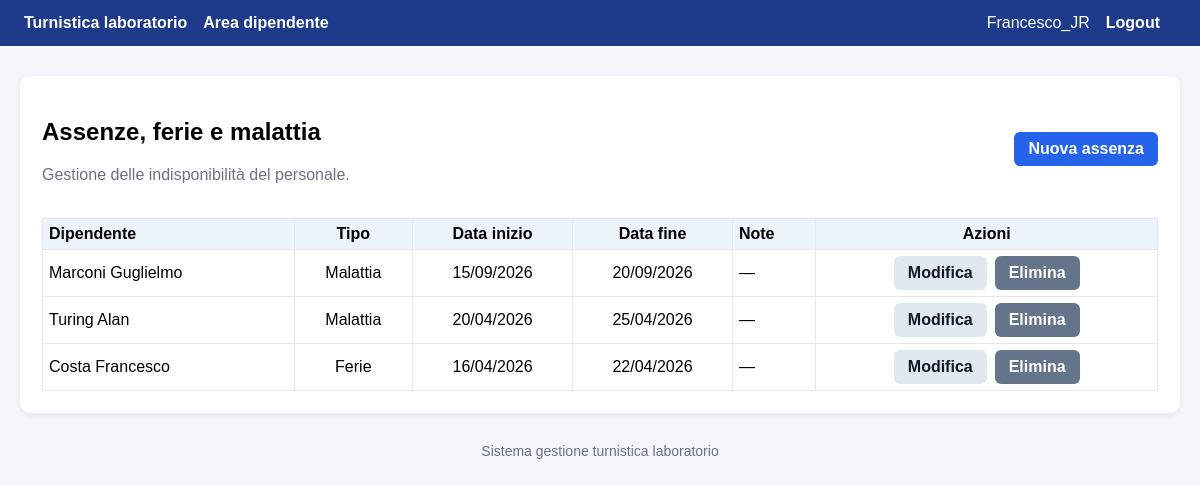
/assenze/ (signed in), run on the app's committed database.
### scheduler/models.py (models this page shows, shortened)
class Assenza(models.Model):
    TIPI = [
        ("ferie", "Ferie"),
        ("malattia", "Malattia"),
        ("permesso", "Permesso"),
        ("assenza", "Assenza"),
    ]
    dipendente = models.ForeignKey(
        Dipendente,
        on_delete=models.CASCADE,
        related_name="assenze"
    )
    tipo = models.CharField(max_length=20, choices=TIPI)
    data_inizio = models.DateField()
    data_fine = models.DateField()
    note = models.TextField(blank=True)
    class Meta:
        ordering = ["-data_inizio", "dipendente__cognome"]
        verbose_name = "Assenza"
        verbose_name_plural = "Assenze"

class Dipendente(models.Model):
    LIVELLI = [
        ("senior", "Senior"),
        ("junior", "Junior"),
    ]
    TIPI_CONTRATTO = [
        ("full_time", "Full-time"),
        ("part_time", "Part-time"),
    ]
    utente = models.OneToOneField(User, on_delete=models.SET_NULL, null=True, blank=True)
    nome = models.CharField(max_length=100)
    cognome = models.CharField(max_length=100)
    data_nascita = models.DateField(null=True, blank=True)
    livello = models.CharField(max_length=10, choices=LIVELLI)
    tipo_contratto = models.CharField(
        max_length=20,
        choices=TIPI_CONTRATTO,
        default="full_time"
    )
    attivo = models.BooleanField(default=True)
    class Meta:
        ordering = ["cognome", "nome"]
        verbose_name = "Dipendente"
        verbose_name_plural = "Dipendenti"

### scheduler/views.py (the view)
# urls.py: path("assenze/", assenze_lista, name="assenze_lista"),
@login_required
def assenze_lista(request):
    if not utente_admin(request.user):
        messages.error(request, "Accesso riservato agli amministratori.")
        return redirect("smista_dashboard")
    assenze = Assenza.objects.select_related("dipendente").all()
    return render(
        request,
        "scheduler/assenze_lista.html",
        {"assenze": assenze}
    )

### scheduler/views.py (called while the page is built)
def utente_admin(user):
    return user.is_authenticated and (
        user.is_superuser or user.groups.filter(name="Amministratori").exists()
    )

### scheduler/templates/scheduler/assenze_lista.html (shortened to what this page needs)
{% extends "scheduler/base.html" %}
{% block content %}
<div class="card">
    <div class="top-actions">
        <div>
            <h2>Assenze, ferie e malattia</h2>
            <p class="muted">Gestione delle indisponibilità del personale.</p>
        </div>
        <div>
            <a class="btn" href="{% url 'assenza_nuova' %}">Nuova assenza</a>
        </div>
    </div>
    <div style="overflow-x:auto;">
        <table>
            <thead>
                <tr>
                    <th class="text-left">Dipendente</th>
                    <th>Tipo</th>
                    <th>Data inizio</th>
                    <th>Data fine</th>
                    <th class="text-left">Note</th>
                    <th>Azioni</th>
                </tr>
            </thead>
            <tbody>
                {% for assenza in assenze %}
                <tr>
                    <td class="text-left">{{ assenza.dipendente.cognome }} {{ assenza.dipendente.nome }}</td>
                    <td>{{ assenza.get_tipo_display }}</td>
                    <td>{{ assenza.data_inizio|date:"d/m/Y" }}</td>
                    <td>{{ assenza.data_fine|date:"d/m/Y" }}</td>
                    <td class="text-left">{{ assenza.note|default:"—" }}</td>
                    <td>
                        <div style="display:flex; gap:8px; justify-content:center; flex-wrap:wrap;">
                            <a class="btn btn-light" href="{% url 'assenza_modifica' assenza.id %}">Modifica</a>
                            <a class="btn btn-secondary" href="{% url 'assenza_elimina' assenza.id %}">Elimina</a>
                        </div>
                    </td>
                </tr>
                {% empty %}
                <tr>
                    <td colspan="6">Nessuna assenza presente.</td>
                </tr>
                {% endfor %}
            </tbody>
        </table>
    </div>
</div>
{% endblock %}

### scheduler/templates/scheduler/base.html (shortened to what this page needs)
<!DOCTYPE html>
<html lang="it">
<head>
</head>
<body>
<nav>
<div class="nav-left">
<a href="{% url 'smista_dashboard' %}">Turnistica laboratorio</a>
{% if user.is_authenticated %}
<a href="{% url 'dipendente_dashboard' %}">Area dipendente</a>
{% endif %}
</div>
<div class="nav-right">
{% if user.is_authenticated %}
<span style="margin-right:16px;">
{{ user.username }}
</span>
<a href="{% url 'logout_view' %}">Logout</a>
{% else %}
<a href="{% url 'login_view' %}">Login</a>
{% endif %}
</div>
</nav>
<div class="container">
{% block content %}{% endblock %}
</div>
<footer>
Sistema gestione turnistica laboratorio
</footer>
</body>
</html>

### scheduler/templates/scheduler/base.html (style rules this page uses)
body { font-family: Arial, Helvetica, sans-serif; background:#f4f6fb; margin:0; padding:0; }
nav { background:#1e3a8a; color:white; padding:14px 24px; display:flex; justify-content:space-between; align-items:center; }
nav a { color:white; text-decoration:none; margin-right:16px; font-weight:600; }
.nav-left { display:flex; align-items:center; }
.nav-right { display:flex; align-items:center; }
.container { max-width:1200px; margin:30px auto; padding:0 20px; }
.card { background:white; border-radius:10px; padding:22px; margin-bottom:24px; box-shadow:0 2px 6px rgba(0,0,0,0.08); }
.btn { display:inline-block; background:#2563eb; color:white; padding:8px 14px; border-radius:6px; text-decoration:none; font-weight:600; }
.btn-secondary { background:#64748b; }
.btn-light { background:#e2e8f0; color:#111827; }
table { border-collapse:collapse; width:100%; }
th, td { border:1px solid #e5e7eb; padding:6px; text-align:center; }
th { background:#edf3fb; }
.text-left { text-align:left; }
.top-actions { display:flex; justify-content:space-between; align-items:center; margin-bottom:18px; }
.muted { color:#6b7280; }
footer { text-align:center; color:#6b7280; font-size:14px; margin-top:30px; padding-bottom:20px; }

### data on the page
Assenza: dipendente.cognome "Marconi", dipendente.nome "Guglielmo", tipo "Malattia", data_inizio "15/09/2026", data_fine "20/09/2026", note "—"
Assenza: dipendente.cognome "Turing", dipendente.nome "Alan", tipo "Malattia", data_inizio "20/04/2026", data_fine "25/04/2026", note "—"
Assenza: dipendente.cognome "Costa", dipendente.nome "Francesco", tipo "Ferie", data_inizio "16/04/2026", data_fine "22/04/2026", note "—"

### other printed values
{{ user.username }} "Francesco_JR"
